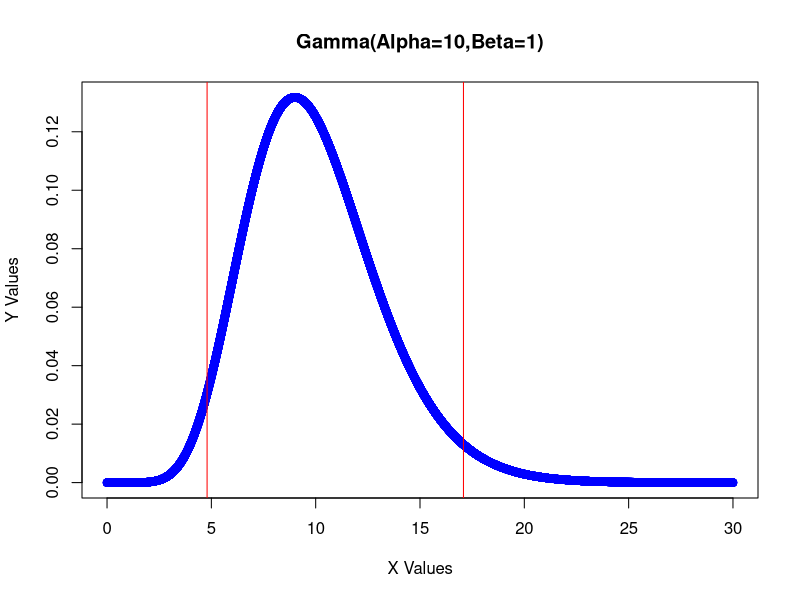

Write the R code that produced this figure. (Note: this script raises an error after producing the figure.)
pgamma(0.025,shape=10,scale=1,lower.tail = TRUE) #2.569021e-23
pgamma(0.975,shape=10,scale=1,lower.tail = FALSE) #0.9999999

#n: {70,11,66,5,20,4,35,40,29,8}
sum(70,11,66,5,20,4,35,40,29,8)
288/4.79 #60.12526
288/17.085 #16.85689

dgamma(70, shape=10, scale=1)
dgamma(11, shape=10, scale=1)
dgamma(66, shape=10, scale=1)
dgamma(5, shape=10, scale=1)
dgamma(20, shape=10, scale=1)
dgamma(4, shape=10, scale=1)
dgamma(35, shape=10, scale=1)
dgamma(40, shape=10, scale=1)
dgamma(29, shape=10, scale=1)
dgamma(8, shape=10, scale=1)

qgamma(0.025,shape=10,scale=1,lower.tail = TRUE) #4.795389
qgamma(0.975,shape=10,scale=1,lower.tail = FALSE) #4.795389
qgamma(0.975,shape=10,scale=1,lower.tail = TRUE) #17.0848

x<-seq(0,30,by=0.001)
length(x) #30001
y<-dgamma(x,shape=10,scale=1)
length(y) #30001
plot(x,y,
     xlab="X Values",
     ylab="Y Values",
     main="Gamma(Alpha=10,Beta=1)",
     type="p", col="blue")

#Cumulative Distribution 
pgamma(0.025,shape=10,scale=1) #2.569021e-23
dgamma(0.025,shape=10,scale=1) #1.025273e-20
qgamma(0.025,shape=10,scale=1) #4.795389
#length(which(y<=.00000000000000000000002569021))
#a = which(y<=.00000000000000000000002569021)
#max(a) #13
#y[13] #7.107471e-21
#x[13] #0.012
#30001*0.012 #360.012


#Cumulative Distribution 
pgamma(0.975,shape=10,scale=1) #8.847536e-08
dgamma(0.975,shape=10,scale=1) #8.276398e-07
qgamma(0.975,shape=10,scale=1) #17.0848
#length(which(y>=.00000008847536))
#b = which(y>=.00000008847536)
#min(b) #743 
#y[743] #8.945932e-08
#x[743] #0.742 
#30001*.742 #22260.74


x[4500]
y[4500] #0.023
x[17500]
y[17500] #0.0106


numb <- rep(0,30001)
cum <- rep(0,30001)
sum <- 0
x<-seq(0,30,by=0.001)
length(x)
for(i in 1:30001){
  numb[i] <- dgamma(x[i],shape=10,scale=1)
  sum <- sum + numb[i]
  cum[i] <- sum
}
numb
cum
tail(cum)
new <- cum/max(cum)
new[30001]
m = which(new>=.025)
z = which(new<=.975)
min(m) #4796
max(z) #17084 
x[4796] #4.795
x[17084] #17.083
abline(v=4.795, col="red")
abline(v=17.083, col="red")


# ****************************************************************************************** 
# ****************************************************************************************** 

theta <- seq(0,80,by=.01)
length(theta)

right <- 10*log(theta) + 288/theta
length(right) #8001
left <- 10*log(28.8) - log(1/8) + 10
left #45.6832
length(left)


sat <- ifelse(right>left,1,0)
sat[1609] 
sat[1610] #0
theta[1609] #16.08
sat[5931]
sat[5932] #0
theta[5932] #59.31
#Thus, 1/8 likelihood interval is [16.08,59.31]

zero<-rep(0,8002)
for(i in 1:8001){
  if(sat[i]==1 && sat[i+1]==0){
    zero[i] <-1 
  }
  else if(sat[i]==0 && sat[i+1]==1){
    zero[i] <- 1
  }
}
sum(zero)



# ****************************************************************************************** 
# Gamma Distribution (#5)
x<-seq(0,30,by=0.001)
y<-dgamma(x,shape=10,scale=1)
plot(x,y,
     xlab="X Values",
     ylab="Y Values",
     main="Gamma(Alpha=10,Beta=1)",
     type="p", col="blue")
abline(v=4.795, col="red")
abline(v=17.083, col="red")

# ****************************************************************************************** 
# Uniform Limiting Distribution (#6)
?runif
samples <- runif(1000*50, min = 0, max = 5)
mat1 <- matrix(samples, nrow=1000, ncol=50)
mat1
dim(mat1)
plot(mat1)


?sapply
c <- apply(mat1, max, MARGIN=1)
length(c) #1000
theta <- seq(0,4.995,by=0.005)
length(theta) #1000
y <- 1000*(theta - c)
length(y) #1000
plot(theta, y)


#theta = 5
#c = Y_n = max(X1,...X50)
#n = 50 
z_n <- 50*(5 - c)
hist(z_n)
hist(z_n, prob=T)
curve((1/5)*exp(-x/5))

# *************************
#Let x represent the largest values that Z_n could possibly be
x<-seq(0,49.95,by=.05)
length(x) #501
length(z_n) #1000
hist(z_n, prob=T)
curve((1/5)*exp(-x/5), col= "darkblue", lwd=2, add=TRUE, yaxt="n")
# *************************


# r code for simulating the coverage probability when
# the confidence interval is for the normal mean with
# unknown variance i.e. the confidence interval based
# on Student’s t distribution.
set.seed(11223344)
truemean=3
truesd=2
n=25
alpha=.05
samplemean=numeric(0)
samplevar=numeric(0)

#Conduct 1000 experiments each of size=25
for(i in 1:1000){
  X=rnorm(n,truemean,truesd)
  samplemean[i]=mean(X)
  samplevar[i]=var(X)}
upper=samplemean+qt(1-(alpha/2),n-1)*sqrt(samplevar/n)
lower=samplemean-qt(1-(alpha/2),n-1)*sqrt(samplevar/n)
result1=(lower <= truemean & truemean <=upper)
result1
result2=sum(lower <= truemean & truemean <=upper)/1000
result2 #948
result3=(1:1000)[!result1]
result3

#Conduct 1000 experiments each of size=25
for(i in 1:1000){
  X=rnorm(n,truemean,truesd)
  samplemean[i]=mean(X)
  samplevar[i]=var(X)}
upper=samplemean+qnorm(1-alpha/2)*truesd/sqrt(n)
lower=samplemean-+qnorm(1-alpha/2)*truesd/sqrt(n)
result1=(lower <= truemean & truemean <=upper)
result1
result2=sum(lower <= truemean & truemean <=upper)/1000
result2 #958
result3=(1:1000)[!result1]
result3
